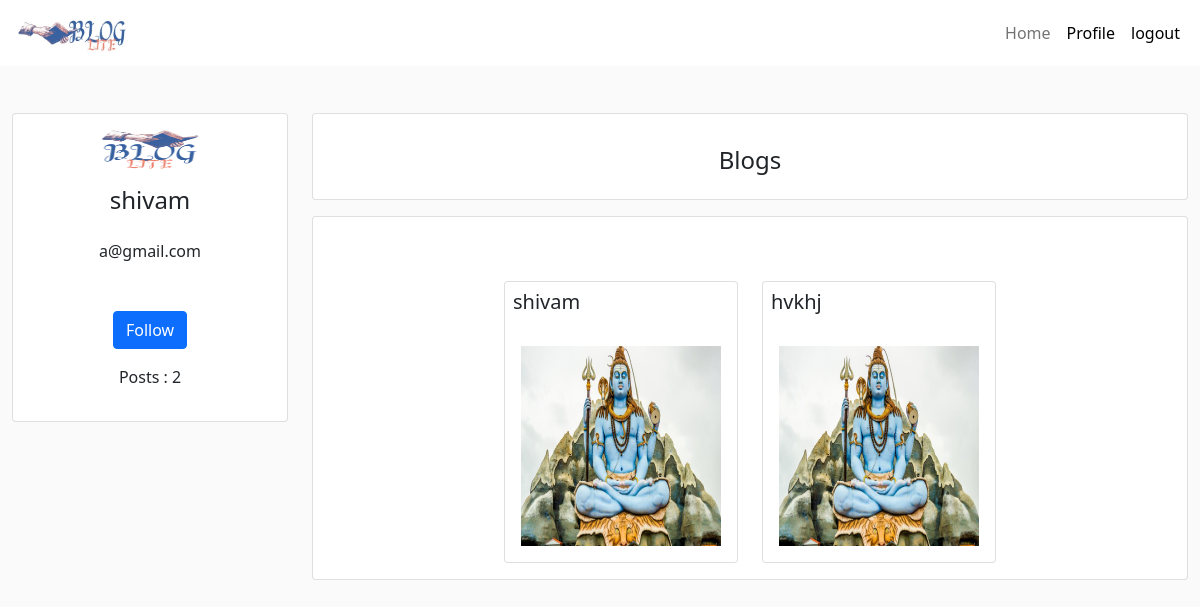
The page /profile/shivam (signed in) on the database its author committed.
### app/models.py (models this page shows, shortened)
class User(UserMixin, db.Model):
    id = db.Column(db.Integer,primary_key=True)
    user = db.Column(db.String(64),unique = True)
    email = db.Column(db.String(120),unique = True)
    password = db.Column(db.String(500))
    userprofile = db.relationship('Userprofile' , backref='User', lazy=True , uselist=False)
    followed = db.relationship('Follow',
                               foreign_keys=[Follow.follower_id],
                               backref=db.backref('follower', lazy='joined'),
                               lazy='dynamic',
                               cascade='all, delete-orphan')
    followers = db.relationship('Follow',
                              foreign_keys=[Follow.followed_id],
                              backref=db.backref('followed', lazy='joined'),
                              lazy='dynamic',
                              cascade='all, delete-orphan')
    def delete(self):
        db.session.delete(self)
        db.session.commit()
        return self

class Userprofile(db.Model):
    id=db.Column(db.Integer,primary_key=True)
    user_id = db.Column(db.Integer, db.ForeignKey('user.id'), unique=True , nullable=False)
    no_of_posts = db.Column(db.Integer)
    no_of_followers = db.Column(db.Integer)
    no_of_following = db.Column(db.Integer)
    image  = db.Column(db.BLOB)
    post = db.relationship('Post' , backref='Userprofile', lazy=True)
    post_likes = db.relationship('Postlikes' , backref='Userprofile', lazy=True)
    comments = db.relationship('Comments' , backref='Userprofile', lazy=True)

class Post(db.Model):
    id = db.Column(db.Integer , primary_key=True)
    title = db.Column(db.String(100))
    caption = db.Column(db.String(100))
    imgpath  = db.Column(db.String(100))
    timestamp = db.Column(db.DateTime)
    no_of_likes = db.Column(db.Integer , default=0)
    user_id = db.Column(db.Integer, db.ForeignKey('userprofile.id'))
    post_likes = db.relationship('Postlikes' , backref='Post', lazy=True )
    comments = db.relationship('Comments' , backref='Post', lazy=True )

### app/views.py (the view)
@app.route('/profile/<username>')
def profile(username):
    if not current_user.is_authenticated:
        return redirect(url_for('login'))
    else:
        user = User.query.filter_by(user=username).first_or_404()
        posts = Post.query.filter_by(user_id=user.id).all()
        follower = Follow.query.filter_by(followed_id=current_user.id).all()
        following = Follow.query.filter_by(follower_id=current_user.id).all() # unfollow
        follow_back=[]
        for i in range(len(follower)):
            x=follower[i].follower_id
            follow_back.append(x)
        unfollow = []
        for i in range(len(following)):
            y =following[i].followed_id
            unfollow.append(y)
        return render_template('profile/profile.html', user=user, posts=posts , unfollow=unfollow , follow_back=follow_back )

### app/views.py (called while the page is built)
@lm.user_loader
def load_user(user_id):
    return User.query.get(int(user_id))

### app/templates/profile/profile.html (shortened to what this page needs)
{% extends "layouts/base-all.html" %}
{% block content %}
<section>
    <div class="container-fluid">
        <div class="row">
        <div class="col-md-3">
            <div class="card mt-5">
            <div class="card-body">
                <div class="d-flex justify-content-center">
                <img src="/static/img/logoh.png" alt="logo" width="250"  height="40"/>
                </div>
                <div class="d-flex justify-content-center">
                <h4 class="mt-3"> {{user.user}} </h4>
                </div>
                <div class="d-flex justify-content-center">
                <p class="mt-3"> {{user.email}} </p>
                </div>
                <div class="d-flex justify-content-center">
                </div>
                {% if user.id in unfollow %}
                <div class= 'd-flex justify-content-center'>
                  <button type="button" class="btn btn-outline-danger" onclick="unfollow(`{{user.id}}`)">Unfollow</button>
                </div>
                {% elif user.id in follow_back %}
                <div class= 'd-flex justify-content-center'>
                  <button type="button" class="btn btn-outline-primary" onclick="follow(`{{user.id}}`)">Follow Back</button>
                </div>
                {% else %}
                <div class= 'd-flex justify-content-center'>
                  <button type="button" class="btn btn-primary" onclick="follow(`{{user.id}}`)">Follow</button>
                </div>
                {% endif %}
                <div class="d-flex justify-content-center">
                <p class="mt-3"> Posts  : {{user.userprofile.no_of_posts}} </p>
                </div>
            </div>
            </div>
        </div>
        <div class="col-md-9">
          <div class="card mt-5">
            <div class="card-body">
              <div class="d-flex justify-content-center">
                <h4 class="mt-3">Blogs </h4>
              </div>
            </div>
          </div>
          <div class="card mt-3" >
            <div class="card-body">
              <div class="d-flex justify-content-center">
                <div class="row">
                  {% for post in posts %}
                    <div class="col-md-auto">
                      <div class="card mt-5">
                        <div class="card-title">
                          <div class="d-flex  justify-content-start">
                            <h5 class="m-2"> {{post.title}} </h5>
                          </div>
                        </div>
                        <div class="card-body">
                          <div class="d-flex justify-content-center">
                            <img src="/static/path/to/the/uploads/{{post.imgpath}}" alt="{{post.imgpath}}" width="200"
                              height="200" />
                          </div>
                        </div>
                      </div>
                    </div>
                  {% endfor %}
                </div>
</section>
{% endblock %}

### app/static/css/style.css (style rules this page uses)
::placeholder { text-align: center; font-size: 14px; color: gray; background-image: url(/assets/search-solid.svg); background-repeat: no-repeat; background-position: 40%; background-size: 6%; }
body { background-color:#FAFAFA; padding-top: 65px; overflow-x: hidden; }

### rows shown on the page
User: user "shivam", email "a@gmail.com"
Userprofile: userprofile.no_of_posts "2"
Post: title "shivam", imgpath (picture)
Post: title "hvkhj", imgpath (picture)
